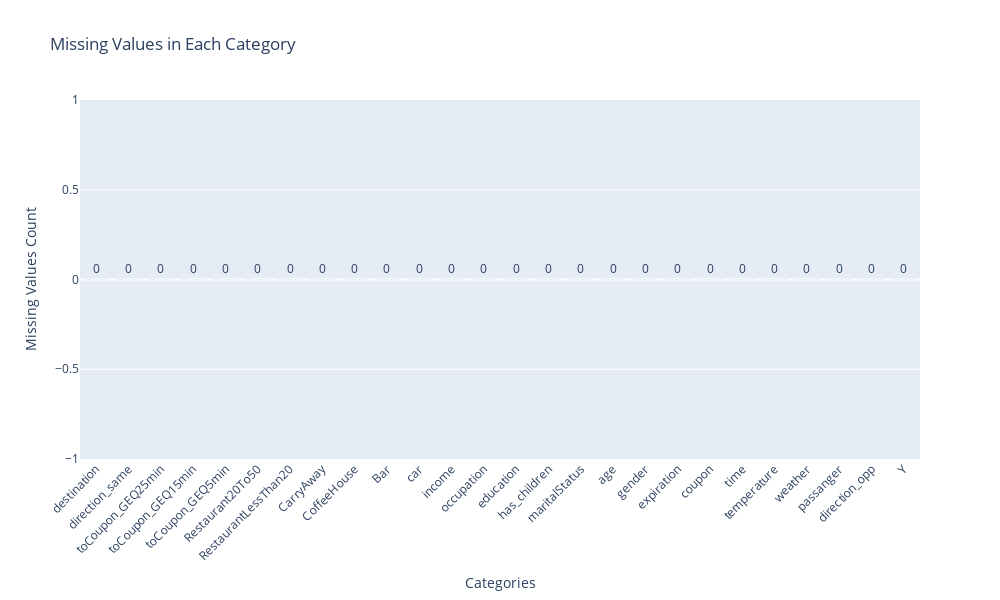

The notebook cell this image was saved under:
### Code cell
# Count missing values
counts = data.isnull().sum().sort_values()

# Create a DataFrame for Plotly
missing_df = pd.DataFrame({'Category': counts.index, 'Missing Count': counts.values})

# Create bar chart using Plotly
fig = px.bar(
    missing_df, 
    x='Category', 
    y='Missing Count', 
    text='Missing Count',  # Add total count labels on each bar
    title="Missing Values in Each Category"
)

# Update text position and style
fig.update_traces(textposition='outside')

# Update layout for better readability
fig.update_layout(
    xaxis_tickangle=-45,  # Rotate x-axis labels
    yaxis_title="Missing Values Count",
    xaxis_title="Categories",
    height=600, width=1000
)

# Show plot
fig.show()

# Save plot as an HTML file 
fig.write_html("missing_plot.html")

### Figure 1 — Plotly figure (JSON) as saved in the notebook; plotly's stock layout.template omitted (floating-point values rounded to 4 significant figures)
{"data": [{"alignmentgroup": "True", "hovertemplate": "Category=%{x}<br>Missing Count=%{text}<extra></extra>", "legendgroup": "", "marker": {"color": "#636efa", "pattern": {"shape": ""}}, "name": "", "offsetgroup": "", "orientation": "v", "showlegend": false, "text": [0, 0, 0, 0, 0, 0, 0, 0, 0, 0, 0, 0, 0, 0, 0, 0, 0, 0, 0, 0, 0, 0, 0, 0, 0, 0], "textposition": "outside", "type": "bar", "x": ["destination", "direction_same", "toCoupon_GEQ25min", "toCoupon_GEQ15min", "toCoupon_GEQ5min", "Restaurant20To50", "RestaurantLessThan20", "CarryAway", "CoffeeHouse", "Bar", "car", "income", "occupation", "education", "has_children", "maritalStatus", "age", "gender", "expiration", "coupon", "time", "temperature", "weather", "passanger", "direction_opp", "Y"], "xaxis": "x", "y": [0, 0, 0, 0, 0, 0, 0, 0, 0, 0, 0, 0, 0, 0, 0, 0, 0, 0, 0, 0, 0, 0, 0, 0, 0, 0], "yaxis": "y"}], "layout": {"barmode": "relative", "height": 600, "legend": {"tracegroupgap": 0}, "title": {"text": "Missing Values in Each Category"}, "width": 1000, "xaxis": {"anchor": "y", "domain": [0, 1], "tickangle": -45, "title": {"text": "Categories"}}, "yaxis": {"anchor": "x", "domain": [0, 1], "title": {"text": "Missing Values Count"}}}}
